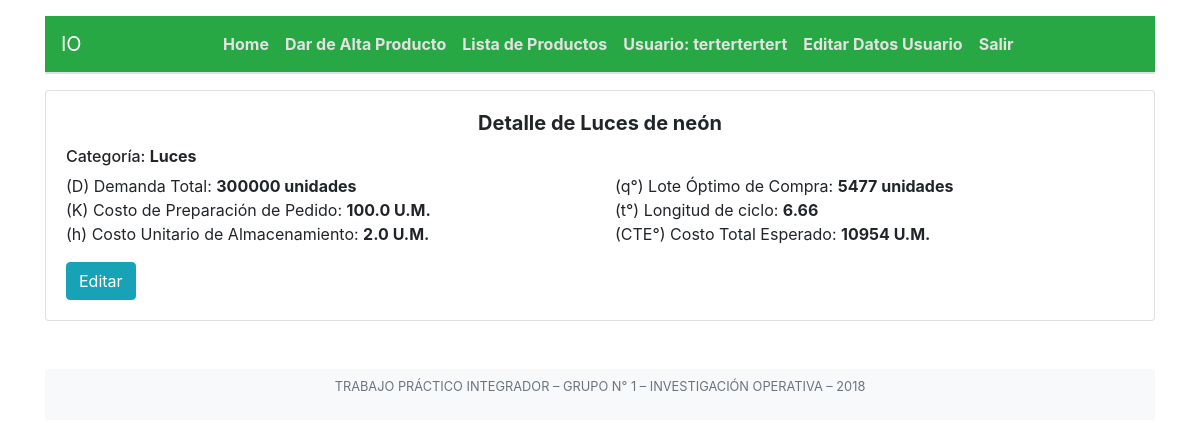
Page /msapp/modelo1/show/41/ (signed in) on the committed database.
### msapp/models.py (models this page shows, shortened)
class Modelo1(models.Model):
	nombre_producto		= models.CharField(max_length=50)
	categoria	= models.CharField(max_length=50)
	usuario 	= models.ForeignKey(User, on_delete=models.CASCADE)
	tiempo 	= models.FloatField(default=1)
	d		= models.IntegerField(verbose_name='Demanda Total', validators=[MinValueValidator(1)])
	k 		= models.FloatField(verbose_name='Costo de Preparación de Pedido', validators=[MinValueValidator(1)])
	h 		= models.FloatField(verbose_name='Costo Unitario de Almacenamiento', validators=[MinValueValidator(1)])
	def inventario_promedio(self):
		return self.d / 2
	ip = property(inventario_promedio)
	def lote_optimo_compra(self):
		resultado = round(sqrt((2*self.k*self.d)/self.h))
		if (resultado > self.d):
			return self.d
		return resultado
	loc = property(lote_optimo_compra)
	def longitud_ciclo(self):
		lc = self.loc / (self.d/self.tiempo)
		print(lc)
		if(lc < 1):
			lc = lc * 365 #paso a dias
		return	format(lc, '.2f')
	lc 	= property(longitud_ciclo)
	def costo_inventario(self):
		yy = self.loc
		dd = self.d
		kk = self.k
		hh = self.h
		yd = yy/dd
		termino1 = kk / yd
		termino2 = hh * (yy/2)
		return round(termino1 + termino2)
	ci = property(costo_inventario)

### msapp/views.py (the view)
# urls.py: path('modelo1/show/<id>/', views.modelo1_show, name='modelo1_show'),
@login_required
def modelo1_show(request, id):
	titulo 	= 'Ver'
	template = loader.get_template('msapp/modelo1/show.html')
	usuario_logueado = request.user
	try:
		modelo 	= Modelo1.objects.get(usuario=usuario_logueado, pk=id)
		context = {
			'titulo'	: titulo,
			'modelo'	: modelo,
		}
	except ObjectDoesNotExist:
		messages.error(request, 'Error. No existe dicho producto')
		return redirect('modelo1_index')
	return HttpResponse(template.render(context, request))

### msapp/templates/msapp/modelo1/show.html (shortened to what this page needs)
{% extends 'base.html' %}
{% block content %}
<link rel="stylesheet" href="//cdnjs.cloudflare.com/ajax/libs/morris.js/0.5.1/morris.css">
<div class="card">
<div class="card-body">
<h5 class="card-title text-center">
<strong>Detalle de {{ modelo.nombre_producto }}</strong>
</h5>
<h6>Categoría:  <strong>{{ modelo.categoria }}</strong></h6>
<div class="row">
  <div class="col-md-6 col-sm-12">
    <ul class="list-unstyled">
      <li>(D) Demanda Total: <strong>{{ modelo.d }} unidades</strong></li>
      <li>(K) Costo de Preparación de Pedido: <strong>{{ modelo.k }} U.M.</strong></li>
      <li>(h) Costo Unitario de Almacenamiento: <strong>{{ modelo.h }} U.M.</strong></li>
    </ul>
  </div>
  <div class="col-md-6 col-sm-12">
    <ul class="list-unstyled">
      <li>(q°) Lote Óptimo de Compra: <strong>{{ modelo.loc }} unidades</strong></li>
      <li>(t°) Longitud de ciclo: <strong>{{ modelo.lc }}</strong></li>
      <li>(CTE°) Costo Total Esperado: <strong>{{ modelo.ci }} U.M.</strong></li>
    </ul>
  </div>
</div>
<a href="{% url 'modelo1_edit' modelo.id %}" class="btn btn-info">Editar</a></li>
</div>
</div>
{% endblock %}

### msapp/templates/base.html (shortened to what this page needs)
{% load static %}
<!DOCTYPE html>
  <html>
    <head>
	    <link type="text/css" rel="stylesheet" href="{% static 'auth2/css/bootstrap.min.css' %}"  media="screen,projection"/>
    </head>
    <body>
    <div class="container">
        <nav class="navbar navbar-expand-lg navbar-dark bg-success" style="margin-top: 1em;">
        <a class="navbar-brand" href="#">IO</a>
        <div class="collapse navbar-collapse justify-content-center" id="navbarNav">
          <ul class="navbar-nav">
            <li class="nav-item">
              <a class="nav-link" href="{% url 'index' %}">Home </a>
            </li>
            <li class="nav-item">
              <a class="nav-link" href="{% url 'modelo1_nuevo' %}">Dar de Alta Producto</a>
            </li>
            <li class="nav-item">
              <a class="nav-link" href="{% url 'modelo1_index' %}">Lista de Productos</a>
            </li>
            <li class="nav-item">
              <a class="nav-link disabled" href="#">Usuario: {{ request.user.username }}</a>
            </li>
            <li class="nav-item">
              <a class="nav-link" href="{% url 'edit' %}">Editar Datos Usuario</a>
            </li>
            <li class="nav-item">
              <a class="nav-link" href="{% url 'logout' %}">Salir</a>
            </li>
          </ul>
        </div>
      </nav>
    <div class="card" >
    </div>
    </div>
    <div class="container" style="margin-top: 1em;">
      {% block content %}
      {% endblock %}
      {% include 'footer.html' %}
    </div>
    </body>
  </html>

### msapp/templates/base.html (style rules this page uses)
.nav-link { color: #e2e2e2 !important; font-weight: bold !important;# }

### rows in the picture
Modelo1: nombre_producto "Luces de neón", categoria "Luces", d "300000", k "100.0", h "2.0", loc "5477", lc "6.66", ci "10954"

### other values in the picture
{{ request.user.username }} "tertertertert"
